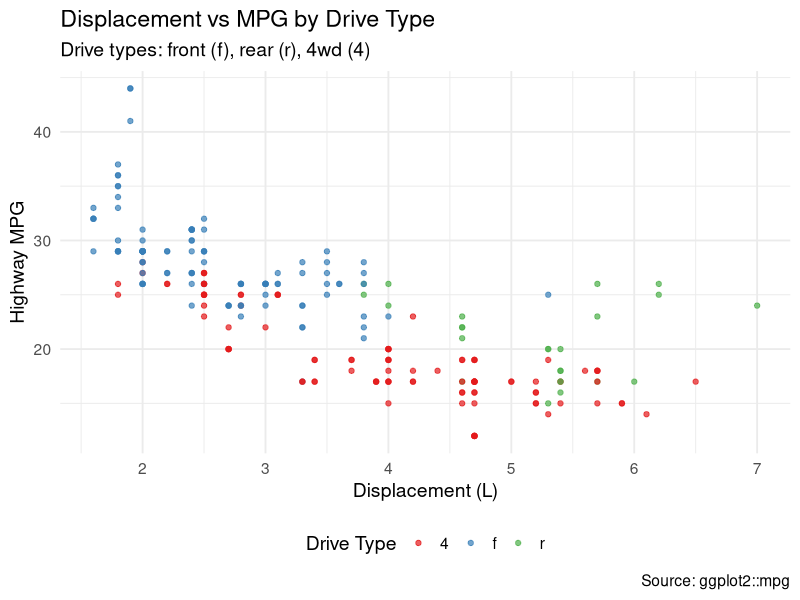

Reproduce this figure in R.
## ---- chunk 1
library(ggplot2)
ggplot(mpg, aes(x = displ, y = hwy, color = drv)) +
  geom_point(alpha = 0.7) +
  scale_color_brewer(palette = "Set1", name = "Drive Type") +
  labs(
    title    = "Displacement vs MPG by Drive Type",
    subtitle = "Drive types: front (f), rear (r), 4wd (4)",
    x        = "Displacement (L)",
    y        = "Highway MPG",
    caption  = "Source: ggplot2::mpg"
  ) +
  theme_minimal(base_size = 14) +
  theme(legend.position = "bottom")
